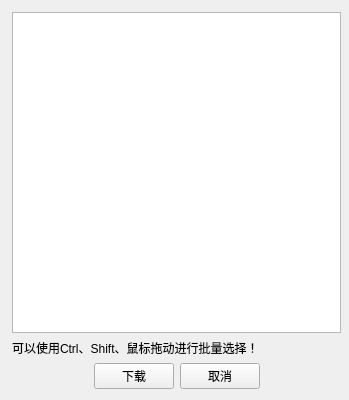
<?xml version="1.0" encoding="UTF-8"?>
<ui version="4.0">
 <class>zhuanjidl</class>
 <widget class="QWidget" name="zhuanjidl">
  <property name="geometry">
   <rect>
    <x>0</x>
    <y>0</y>
    <width>349</width>
    <height>400</height>
   </rect>
  </property>
  <property name="windowTitle">
   <string>专辑下载列表</string>
  </property>
  <widget class="QWidget" name="verticalLayoutWidget">
   <property name="geometry">
    <rect>
     <x>10</x>
     <y>10</y>
     <width>333</width>
     <height>381</height>
    </rect>
   </property>
   <layout class="QVBoxLayout" name="verticalLayout">
    <property name="leftMargin">
     <number>2</number>
    </property>
    <property name="topMargin">
     <number>2</number>
    </property>
    <property name="rightMargin">
     <number>2</number>
    </property>
    <property name="bottomMargin">
     <number>2</number>
    </property>
    <item>
     <widget class="QListWidget" name="listWidget">
      <property name="selectionMode">
       <enum>QAbstractItemView::ExtendedSelection</enum>
      </property>
      <property name="movement">
       <enum>QListView::Static</enum>
      </property>
      <property name="layoutMode">
       <enum>QListView::SinglePass</enum>
      </property>
      <property name="viewMode">
       <enum>QListView::ListMode</enum>
      </property>
     </widget>
    </item>
    <item>
     <widget class="QLabel" name="label">
      <property name="text">
       <string>可以使用Ctrl、Shift、鼠标拖动进行批量选择！</string>
      </property>
     </widget>
    </item>
    <item>
     <layout class="QHBoxLayout" name="horizontalLayout">
      <item>
       <spacer name="horizontalSpacer">
        <property name="orientation">
         <enum>Qt::Horizontal</enum>
        </property>
        <property name="sizeHint" stdset="0">
         <size>
          <width>40</width>
          <height>20</height>
         </size>
        </property>
       </spacer>
      </item>
      <item>
       <widget class="QPushButton" name="pushButton">
        <property name="text">
         <string>下载</string>
        </property>
       </widget>
      </item>
      <item>
       <widget class="QPushButton" name="pushButton_2">
        <property name="text">
         <string>取消</string>
        </property>
       </widget>
      </item>
      <item>
       <spacer name="horizontalSpacer_2">
        <property name="orientation">
         <enum>Qt::Horizontal</enum>
        </property>
        <property name="sizeHint" stdset="0">
         <size>
          <width>40</width>
          <height>20</height>
         </size>
        </property>
       </spacer>
      </item>
     </layout>
    </item>
   </layout>
  </widget>
 </widget>
 <resources/>
 <connections/>
</ui>
